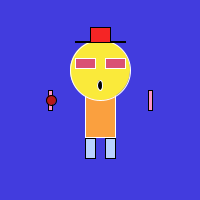
Frame 1 (no input)
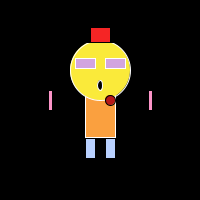
Frame 60 (the mouse pressed at the canvas centre just before this capture)
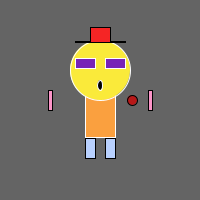
Frame 120 (the mouse held since frame 60 and released just before this capture)

The Processing sketch that drew these frames (run headless with seeded random() and noise(); from frame 60 on, the mouse is pressed at the canvas centre):

// Processing sketch: processing_24091
// ── processing_24091.pde

float eyeR; 
float eyeG; 
float eyeB;
float g = random (255);
float r = random (255); 
float a = random (234); 
float b = random (255); 
float x = mouseX;
float y = mouseY;
int circleX = 50; 
int circleY = 100;
int speed = 1;

void setup() {
  size(200,200);
  smooth();
}


void draw() {
  //background
  background (r,b,a);
  r = mouseX;
  a = mouseX;
  b = mouseY;



//body
  ellipseMode(CENTER);
  rectMode(CENTER);
  stroke(255);
  fill(250,160,63);
  rect(100,100,30,75);
  
  
//head
stroke(255);
fill(250,234,58);
ellipse(100,70,60,60);

//eyes
eyeR = random(255); 
eyeG = random(255); 
eyeB = random(255); 
fill(eyeR,eyeG,eyeB);
rect(85,63,20,10);
rect(115,63,20,10);


//mouth
fill(0);
ellipse(100,85,5,10);

//leg
fill(185,209,255);
stroke(0);
rect(90,148,10,20);
rect(110,148,10,20);

//hat
fill(245,37,37);
rect(100,42,50,1.5);
fill(245,37,37);
rect(100,35,20,15);

//hand
fill(252,148,200);
rect(50,100,4,20);
fill(252,148,200);
rect(150,100,4,20);

 //circle
  circleX = circleX + speed;
  
  if((circleX < 50) || (circleX > 150))  {
    speed = speed * -1;
  }
  
  stroke(0); 
  fill(183,24,24); 
  ellipse(circleX,circleY,10,10);

}
